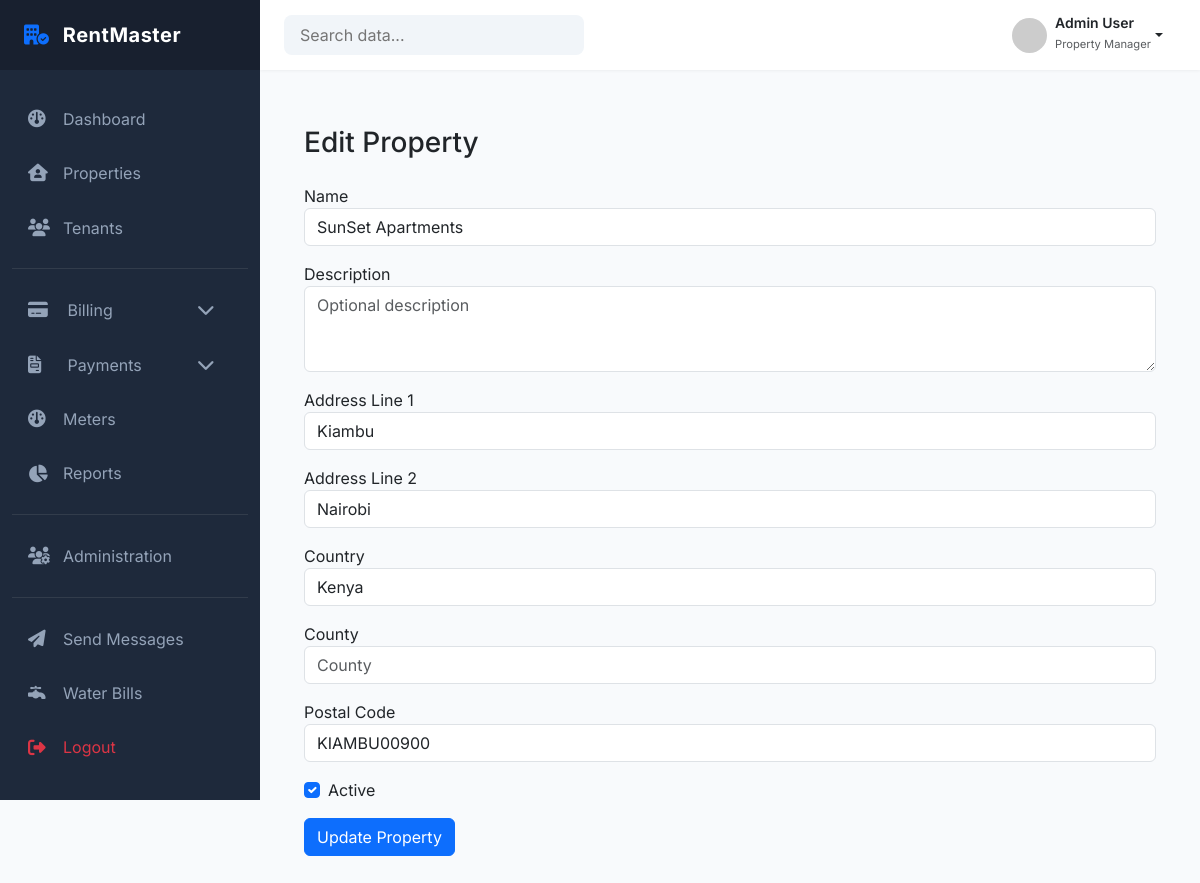
Before: /properties/1/edit/ (signed in) with the older database file.
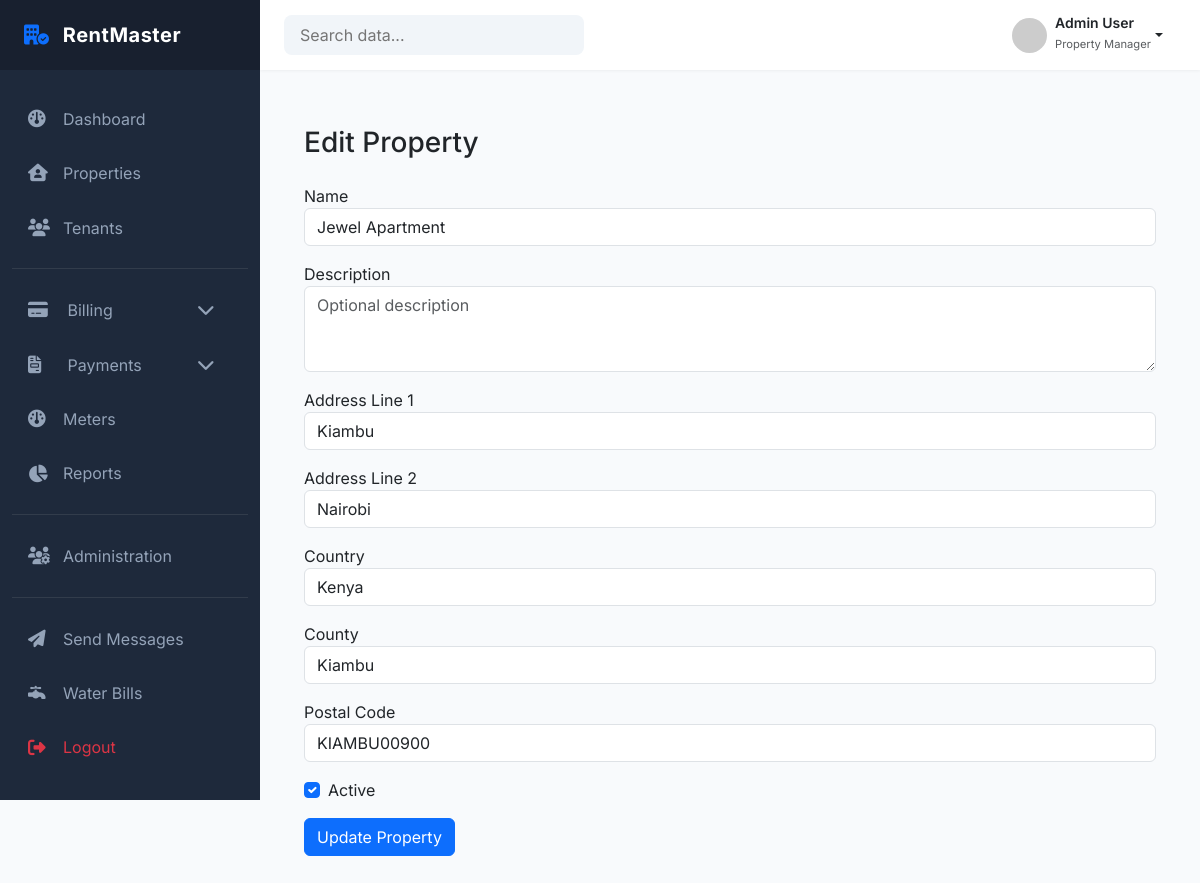
After: the same page with the newer database file.
### properties/models.py (models this page shows, shortened)
class Property(models.Model):
    landlord = models.ForeignKey(
        settings.AUTH_USER_MODEL,
        on_delete=models.PROTECT,
        related_name="properties",
        limit_choices_to={"role": "LANDLORD"}
    )
    name = models.CharField(max_length=150)
    description = models.TextField(blank=True)
    address_line_1 = models.CharField(max_length=250)
    address_line_2 = models.CharField(max_length=255, blank=True)
    country = models.CharField(max_length=100)
    county = models.CharField(max_length=100, blank=True)
    postal_code = models.CharField(max_length=20, blank=True)
    is_active = models.BooleanField(default=True)
    created_at = models.DateTimeField(auto_now_add=True)
    updated_at = models.DateTimeField(auto_now=True)
    class Meta:
        constraints = [
            UniqueConstraint(
                fields=["landlord", "name"],
                name="unique_property_name_per_landlord"
            )
        ]
        ordering = ["-created_at"]

### properties/views.py (the view)
# urls.py: path('<int:property_id>/edit/', views.edit_property, name='edit_property'),
@login_required
def edit_property(request, property_id):
    property = get_object_or_404(Property, id=property_id)
    if request.method == 'POST':
        form = PropertyForm(request.POST, instance=property)
        if form.is_valid():
            try:
                update_property(
                    user=request.user,
                    property_id=property.id,
                    **form.cleaned_data
                )
                messages.success(request, "Property updated successfully.")
                return redirect("properties:property_list")
            except Exception as e:
                form.add_error(None, str(e))
    else:
        form = PropertyForm(instance=property)
    return render(request, "properties/edit_property.html", {
        "form": form,
        "property": property
    })

### templates/properties/edit_property.html (shortened to what this page needs)
{% extends 'dashboard/base_dashboard.html' %}
{% block content %}
<div class="container py-4">
  <h3 class="mb-4">Edit Property</h3>
  <form method="POST">
    <div class="mb-3">
      <label>Name</label>
      {{ form.name }}
    </div>
    <div class="mb-3">
      <label>Description</label>
      {{ form.description }}
    </div>
    <div class="mb-3">
      <label>Address Line 1</label>
      {{ form.address_line_1 }}
    </div>
    <div class="mb-3">
      <label>Address Line 2</label>
      {{ form.address_line_2 }}
    </div>
    <div class="mb-3">
      <label>Country</label>
      {{ form.country }}
    </div>
    <div class="mb-3">
      <label>County</label>
      {{ form.county }}
    </div>
    <div class="mb-3">
      <label>Postal Code</label>
      {{ form.postal_code }}
    </div>
    <div class="form-check mb-3">
      {{ form.is_active }} <label>Active</label>
    </div>
    <button type="submit" class="btn btn-primary">
      Update Property
    </button>
  </form>
</div>
{% endblock %}

Changed rows visible on the page:
changed Property "Kiambu": name "SunSet Apartments" → "Jewel Apartment"; county (not shown) → "Kiambu"
